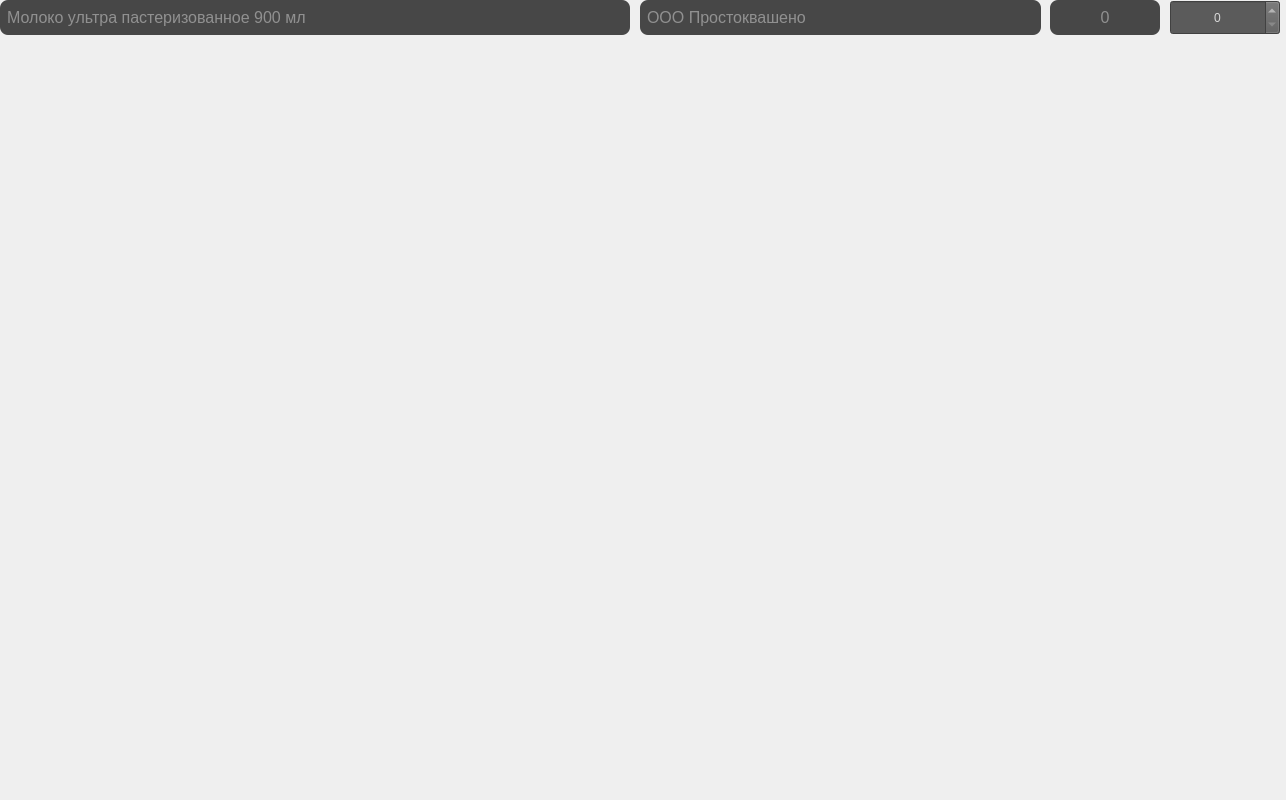
            <widget class="QWidget" name="returns_create_scrollAreaWidgetContents">
             <property name="geometry">
              <rect>
               <x>0</x>
               <y>0</y>
               <width>1286</width>
               <height>800</height>
              </rect>
             </property>
             <property name="minimumSize">
              <size>
               <width>0</width>
               <height>800</height>
              </size>
             </property>
             <widget class="QWidget" name="returns_create_item1" native="true">
              <property name="geometry">
               <rect>
                <x>0</x>
                <y>0</y>
                <width>1300</width>
                <height>35</height>
               </rect>
              </property>
              <property name="minimumSize">
               <size>
                <width>0</width>
                <height>0</height>
               </size>
              </property>
              <widget class="QLineEdit" name="returns_create_item1_name">
               <property name="enabled">
                <bool>false</bool>
               </property>
               <property name="geometry">
                <rect>
                 <x>0</x>
                 <y>0</y>
                 <width>630</width>
                 <height>35</height>
                </rect>
               </property>
               <property name="minimumSize">
                <size>
                 <width>0</width>
                 <height>35</height>
                </size>
               </property>
               <property name="font">
                <font>
                 <pointsize>12</pointsize>
                </font>
               </property>
               <property name="styleSheet">
                <string notr="true">color: rgb(217, 217, 217);
border-color: rgb(66, 66, 66);
background-color:rgb(71, 71, 71);
border-radius: 8px;
padding: 5px;</string>
               </property>
               <property name="text">
                <string/>
               </property>
               <property name="placeholderText">
                <string>Молоко ультра пастеризованное 900 мл</string>
               </property>
              </widget>
              <widget class="QLineEdit" name="returns_create_item1_manufac">
               <property name="enabled">
                <bool>false</bool>
               </property>
               <property name="geometry">
                <rect>
                 <x>640</x>
                 <y>0</y>
                 <width>401</width>
                 <height>35</height>
                </rect>
               </property>
               <property name="minimumSize">
                <size>
                 <width>0</width>
                 <height>35</height>
                </size>
               </property>
               <property name="font">
                <font>
                 <pointsize>12</pointsize>
                </font>
               </property>
               <property name="styleSheet">
                <string notr="true">color: rgb(217, 217, 217);
border-color: rgb(66, 66, 66);
background-color: rgb(71, 71, 71);
border-radius: 8px;
padding: 5px;</string>
               </property>
               <property name="text">
                <string/>
               </property>
               <property name="placeholderText">
                <string>ООО Простоквашено</string>
               </property>
              </widget>
              <widget class="QSpinBox" name="returns_create_item1_amount">
               <property name="geometry">
                <rect>
                 <x>1170</x>
                 <y>0</y>
                 <width>110</width>
                 <height>35</height>
                </rect>
               </property>
               <property name="styleSheet">
                <string notr="true">
background-color:rgb(91, 91, 91);
color: rgb(217, 217, 217);
border-color: rgb(66, 66, 66);</string>
               </property>
               <property name="alignment">
                <set>Qt::AlignCenter</set>
               </property>
              </widget>
              <widget class="QLineEdit" name="returns_create_item1_inorder">
               <property name="enabled">
                <bool>false</bool>
               </property>
               <property name="geometry">
                <rect>
                 <x>1050</x>
                 <y>0</y>
                 <width>110</width>
                 <height>35</height>
                </rect>
               </property>
               <property name="minimumSize">
                <size>
                 <width>0</width>
                 <height>35</height>
                </size>
               </property>
               <property name="font">
                <font>
                 <pointsize>12</pointsize>
                </font>
               </property>
               <property name="styleSheet">
                <string notr="true">color: rgb(217, 217, 217);
border-color: rgb(66, 66, 66);
background-color: rgb(71, 71, 71);
border-radius: 8px;
padding: 5px;</string>
               </property>
               <property name="text">
                <string/>
               </property>
               <property name="alignment">
                <set>Qt::AlignCenter</set>
               </property>
               <property name="placeholderText">
                <string>0</string>
               </property>
              </widget>
             </widget>
            </widget>
